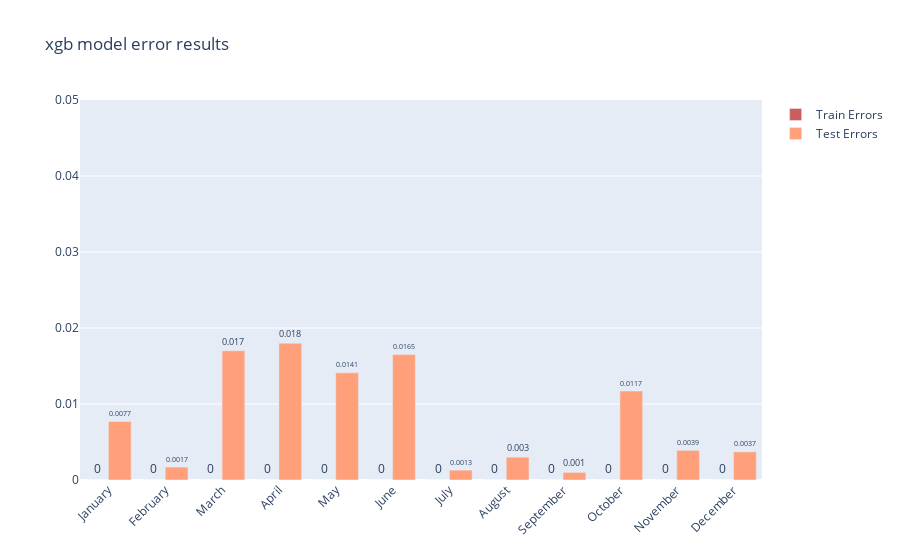

Notebook code cell kept with this figure:
### Code cell
plot_resulst(train_errors,test_errors,"xgb")

### Figure 1 — Plotly figure (JSON) as saved in the notebook; plotly's stock layout.template omitted (floating-point values rounded to 4 significant figures)
{"data": [{"marker": {"color": "indianred"}, "name": "Train Errors", "text": [0, 0, 0, 0, 0, 0, 0, 0, 0, 0, 0, 0], "textposition": "outside", "type": "bar", "x": ["January", "February", "March", "April", "May", "June", "July", "August", "September", "October", "November", "December"], "y": [0, 0, 0, 0, 0, 0, 0, 0, 0, 0, 0, 0]}, {"marker": {"color": "lightsalmon"}, "name": "Test Errors", "text": [0.0077, 0.0017, 0.017, 0.018, 0.0141, 0.0165, 0.0013, 0.003, 0.001, 0.0117, 0.0039, 0.0037], "textposition": "outside", "type": "bar", "x": ["January", "February", "March", "April", "May", "June", "July", "August", "September", "October", "November", "December"], "y": [0.0077, 0.0017, 0.017, 0.018, 0.0141, 0.0165, 0.0013, 0.003, 0.001, 0.0117, 0.0039, 0.0037]}], "layout": {"barmode": "group", "title": {"text": "xgb model error results"}, "xaxis": {"tickangle": -45}, "yaxis": {"range": [0, 0.05]}}}
